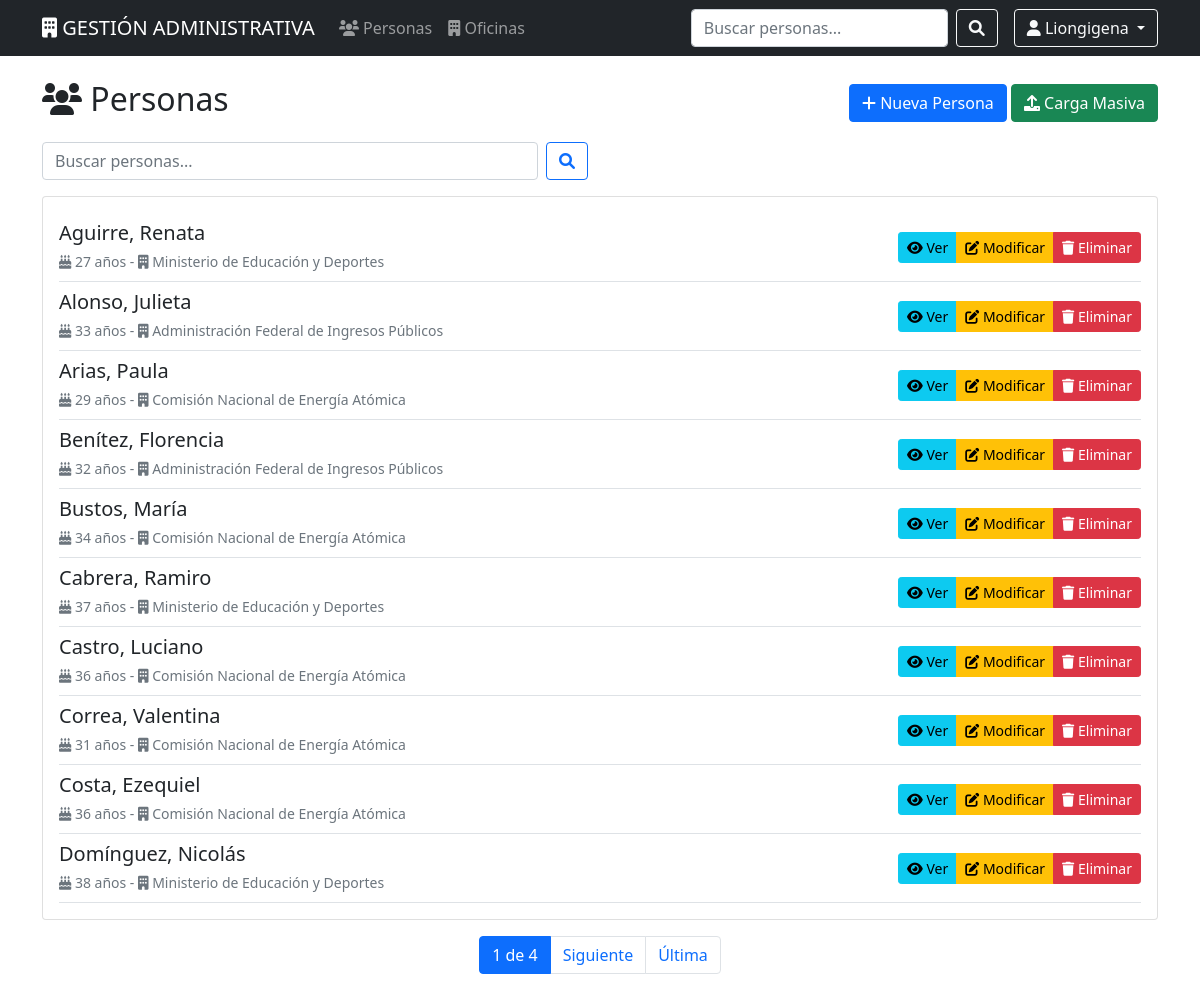
Screenshot of /personas/ (signed in) with the database file from the repository.
### personas/models.py (models this page shows, shortened)
class Persona(models.Model):
    apellido = models.CharField(max_length=100, default='Desconocido')
    nombre = models.CharField(max_length=100, default='Desconocido')
    edad = models.IntegerField(default=0)
    oficina = models.ForeignKey(Oficina, on_delete=models.CASCADE, related_name='personas', verbose_name="Oficina")
    class Meta:
        verbose_name = "Persona"
        verbose_name_plural = "Personas"
        ordering = ['apellido', 'nombre']

### oficinas/models.py (models this page shows, shortened)
class Oficina(models.Model):
    nombre = models.CharField(max_length=100, verbose_name="Nombre")
    nombre_corto = models.CharField(max_length=20, verbose_name="Nombre Corto")
    class Meta:
        verbose_name = "Oficina"
        verbose_name_plural = "Oficinas"
        ordering = ['nombre']

### personas/views.py (the view)
# urls.py: path('', views.PersonaListView.as_view(), name='lista'),
class PersonaListView(ListView):
    model = Persona
    template_name = 'personas/lista.html'
    context_object_name = 'personas'
    paginate_by = 10
    def get_queryset(self):
        queryset = super().get_queryset()
        busqueda = self.request.GET.get('q')
        if busqueda:
            queryset = queryset.filter(
                Q(apellido__icontains=busqueda) |
                Q(nombre__icontains=busqueda) |
                Q(oficina__nombre__icontains=busqueda)
            )
        return queryset

### templates/personas/lista.html (shortened to what this page needs)
{% extends 'base.html' %}
{% block content %}
<div class="row">
    <div class="col-md-12">
        <div class="d-flex justify-content-between align-items-center mb-3">
            <h2><i class="fas fa-users"></i> Personas</h2>
            <div>
                {% if user.is_authenticated %}
                    <a href="{% url 'personas:crear' %}" class="btn btn-primary">
                        <i class="fas fa-plus"></i> Nueva Persona
                    </a>
                    <a href="{% url 'personas:carga_masiva' %}" class="btn btn-success">
                        <i class="fas fa-upload"></i> Carga Masiva
                    </a>
                {% endif %}
            </div>
        </div>
        <div class="row mb-3">
            <div class="col-md-6">
                <form method="get" class="d-flex">
                    <input type="text" name="q" class="form-control me-2" placeholder="Buscar personas..." value="{{ request.GET.q }}">
                    <button type="submit" class="btn btn-outline-primary">
                        <i class="fas fa-search"></i>
                    </button>
                </form>
            </div>
        </div>
        <div class="card">
            <div class="card-body">
                {% if personas %}
                    {% for persona in personas %}
                        <div class="d-flex justify-content-between align-items-center py-2 border-bottom">
                            <div>
                                <h5 class="mb-1">{{ persona.apellido }}, {{ persona.nombre }}</h5>
                                <small class="text-muted">
                                    <i class="fas fa-birthday-cake"></i> {{ persona.edad }} años -
                                    <i class="fas fa-building"></i> {{ persona.oficina.nombre }}
                                </small>
                            </div>
                            <div class="btn-group" role="group">
                                <a href="{% url 'personas:detalle' persona.pk %}" class="btn btn-info btn-sm">
                                    <i class="fas fa-eye"></i> Ver
                                </a>
                                {% if user.is_authenticated %}
                                    <a href="{% url 'personas:editar' persona.pk %}" class="btn btn-warning btn-sm">
                                        <i class="fas fa-edit"></i> Modificar
                                    </a>
                                    <a href="{% url 'personas:eliminar' persona.pk %}" class="btn btn-danger btn-sm">
                                        <i class="fas fa-trash"></i> Eliminar
                                    </a>
                                {% endif %}
                            </div>
                        </div>
                    {% endfor %}
                {% endif %}
            </div>
        </div>
        {% if is_paginated %}
            <nav aria-label="Paginación">
                <ul class="pagination justify-content-center mt-3">
                    <li class="page-item active">
                        <span class="page-link">{{ page_obj.number }} de {{ page_obj.paginator.num_pages }}</span>
                    </li>
                    {% if page_obj.has_next %}
                        <li class="page-item">
                            <a class="page-link" href="?page={{ page_obj.next_page_number }}{% if request.GET.q %}&q={{ request.GET.q }}{% endif %}">Siguiente</a>
                        </li>
                        <li class="page-item">
                            <a class="page-link" href="?page={{ page_obj.paginator.num_pages }}{% if request.GET.q %}&q={{ request.GET.q }}{% endif %}">Última</a>
                        </li>
                    {% endif %}
                </ul>
            </nav>
        {% endif %}
    </div>
</div>
{% endblock %}

### templates/base.html (shortened to what this page needs)
<!DOCTYPE html>
<html lang="es">
<head>
    <link href="https://cdn.jsdelivr.net/npm/bootstrap@5.1.3/dist/css/bootstrap.min.css" rel="stylesheet">
    <link href="https://cdnjs.cloudflare.com/ajax/libs/font-awesome/6.0.0/css/all.min.css" rel="stylesheet">
</head>
<body>
    <nav class="navbar navbar-expand-lg navbar-dark bg-dark">
        <div class="container">
            <a class="navbar-brand" href="{% url 'home' %}">
                <i class="fas fa-building"></i> GESTIÓN ADMINISTRATIVA
            </a>
            <div class="collapse navbar-collapse" id="navbarNav">
                <ul class="navbar-nav me-auto">
                    <li class="nav-item">
                        <a class="nav-link" href="{% url 'personas:lista' %}">
                            <i class="fas fa-users"></i> Personas
                        </a>
                    </li>
                    <li class="nav-item">
                        <a class="nav-link" href="{% url 'oficinas:lista' %}">
                            <i class="fas fa-building"></i> Oficinas
                        </a>
                    </li>
                </ul>
                <div class="d-flex">
                    <form class="d-flex me-3" method="get" action="{% url 'personas:lista' %}">
                        <input class="form-control me-2" type="search" name="q" placeholder="Buscar personas..."
                            value="{{ request.GET.q }}">
                        <button class="btn btn-outline-light" type="submit">
                            <i class="fas fa-search"></i>
                        </button>
                    </form>
                    {% if user.is_authenticated %}
                    <div class="dropdown">
                        <button class="btn btn-outline-light dropdown-toggle" type="button" data-bs-toggle="dropdown">
                            <i class="fas fa-user"></i> {{ user.username }}
                        </button>
                    </div>
                    {% endif %}
                </div>
            </div>
        </div>
    </nav>
    <div class="container mt-4">
        {% block content %}{% endblock %}
    </div>
</body>
</html>

### rows the page displays
Persona: apellido "Aguirre", nombre "Renata", edad "27", oficina.nombre "Ministerio de Educación y Deportes"
Persona: apellido "Alonso", nombre "Julieta", edad "33", oficina.nombre "Administración Federal de Ingresos Públicos"
Persona: apellido "Arias", nombre "Paula", edad "29", oficina.nombre "Comisión Nacional de Energía Atómica"
Persona: apellido "Benítez", nombre "Florencia", edad "32", oficina.nombre "Administración Federal de Ingresos Públicos"
Persona: apellido "Bustos", nombre "María", edad "34", oficina.nombre "Comisión Nacional de Energía Atómica"
Persona: apellido "Cabrera", nombre "Ramiro", edad "37", oficina.nombre "Ministerio de Educación y Deportes"
Persona: apellido "Castro", nombre "Luciano", edad "36", oficina.nombre "Comisión Nacional de Energía Atómica"
Persona: apellido "Correa", nombre "Valentina", edad "31", oficina.nombre "Comisión Nacional de Energía Atómica"
Persona: apellido "Costa", nombre "Ezequiel", edad "36", oficina.nombre "Comisión Nacional de Energía Atómica"
Persona: apellido "Domínguez", nombre "Nicolás", edad "38", oficina.nombre "Ministerio de Educación y Deportes"

### other values shown
{{ user.username }} "Liongigena"
{{ page_obj.number }} "1"
{{ page_obj.paginator.num_pages }} "4"
